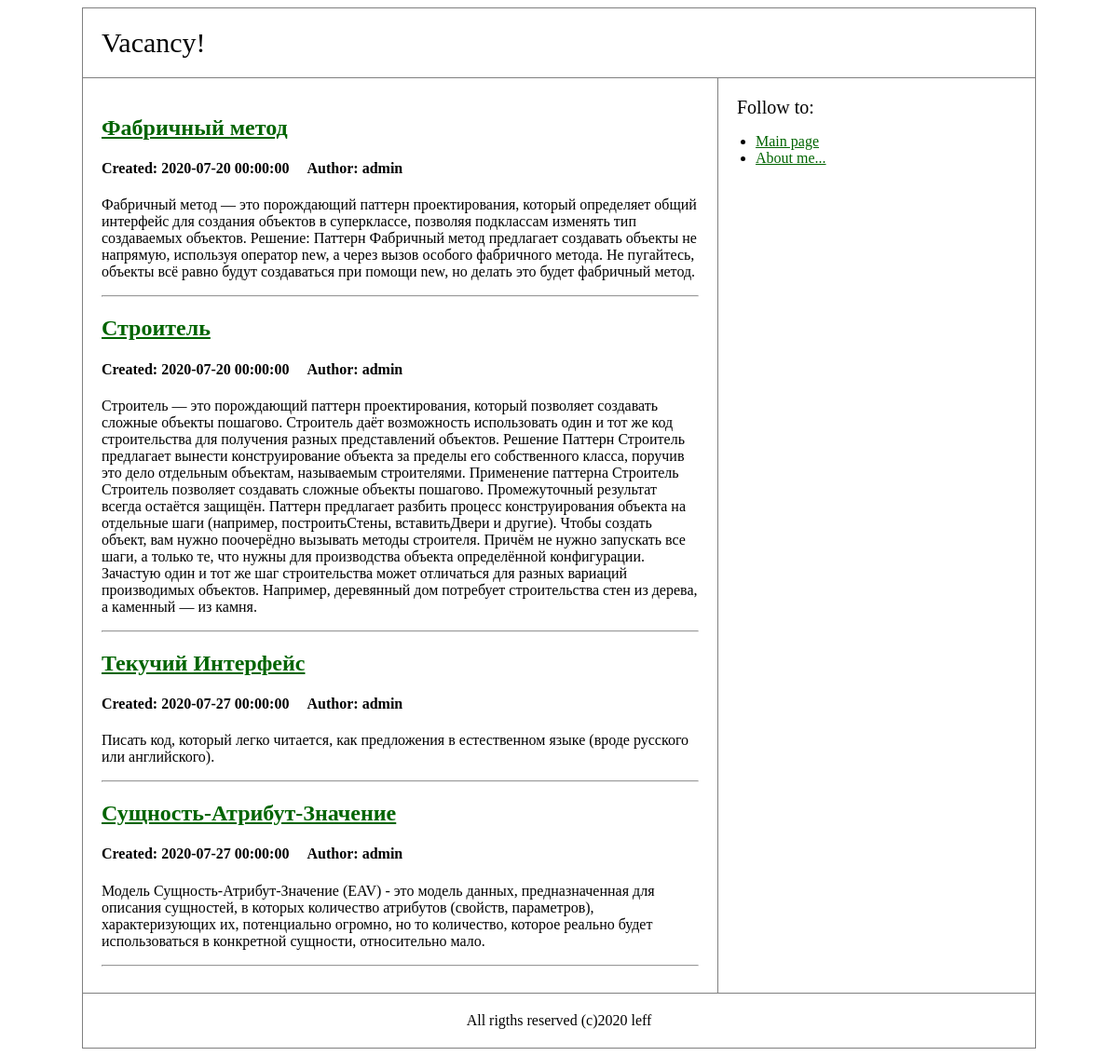
The app's page /blog/articles with its own data.
### tables this page shows
CREATE TABLE `articles` (
  `id` int NOT NULL AUTO_INCREMENT,
  `author_id` int NOT NULL,
  `name` varchar(255) NOT NULL,
  `text` text NOT NULL,
  `created_at` datetime NOT NULL DEFAULT CURRENT_TIMESTAMP,
  PRIMARY KEY (`id`)
);

CREATE TABLE `users` (
  `id` int NOT NULL AUTO_INCREMENT,
  `nickname` varchar(128) NOT NULL,
  `email` varchar(255) NOT NULL,
  `is_confirmed` tinyint(1) NOT NULL DEFAULT '0',
  `role` enum('admin','user') NOT NULL,
  `password_hash` varchar(255) NOT NULL,
  `auth_token` varchar(255) NOT NULL,
  `created_at` datetime NOT NULL DEFAULT CURRENT_TIMESTAMP,
  PRIMARY KEY (`id`),
  UNIQUE KEY `nickname` (`nickname`),
  UNIQUE KEY `email` (`email`)
);

### src/Controller/BlogController.php (called while the page is built, shortened)
<?php
class BlogController
{
    public function articles()
    {
        $data = Article::getAll();
        View::render("articles", $data);
    }
}

### src/Core/App.php (called while the page is built, shortened)
<?php
class App extends User
{
    public function run()
    {
        $request = new Request();
        $controller = new $controllerName();
        $method = $request->getMethod();
        $controller->$method();
    }
}

### public/index.php (called while the page is built, shortened)
<?php
try {
    $app = new App();
    $app->run();
} catch (DbException $e) {
    View::render("500", (array) $e->getMessage(), 500);
} catch (Exception $e) {
    echo $e->getMessage();
}

### src/Core/Db.php (called while the page is built, shortened)
<?php
class Db
{
    private static $instance;
    private PDO $pdo;
    private function __construct()
    {
        $dbOptions = (require '../config/settings.php')['db'];
        try {
        $this->pdo = new PDO('mysql:host=' . $dbOptions['host'] . ';dbname=' . $dbOptions['dbname'],
            $dbOptions['user'],
            $dbOptions['password']);
        $this->pdo->exec('SET NAMES UTF8');
        } catch (\PDOException $e) {
            throw new DbException('Ошибка при подключении к базе данных: ' . $e->getMessage());
        }
    }
    public function query(string $sql, array $params = [], string $className = 'stdClass'): ?array
    {
        $sth = $this->pdo->prepare($sql);
        $result = $sth->execute($params);
        return $sth->fetchAll(PDO::FETCH_CLASS, $className);
    }
    public static function getInstance(): self
    {
        if (self::$instance === null) {
            self::$instance = new self();
        }
        return self::$instance;
    }
}

### config/settings.php (called while the page is built)
<?php
return [
    'db' => [
        'host' => 'localhost',
        'dbname' => 'miniblog',
        'user' => 'root',
        'password' => 'root',
    ]
];

### src/Model/ActiveRecordEntity.php (called while the page is built, shortened)
<?php
abstract class ActiveRecordEntity
{
    protected ?int $id = null;
    public function getId(): int
    {
        return $this->id;
    }
    private function underscoreToCamel(string $source): string
    {
        return lcfirst(str_replace('_', '', ucwords($source, '_')));
    }
    public static function getAll(): array
    {
        $db = Db::getInstance();
        return $db->query('SELECT * FROM ' . static::getTableName() . ';', [], static::class);
    }
    public static function getById(int $id): ?self
    {
        $db = Db::getInstance();
        $entities = $db->query(
            "SELECT * FROM " . static::getTableName() . " WHERE id = :id;",
            [':id' => $id],
            static::class
        );
        return $entities ? $entities[0] : null;
    }
}

### src/Model/Article.php (called while the page is built, shortened)
<?php
class Article extends ActiveRecordEntity
{
    protected string $name;
    protected string $text;
    protected int $authorId;
    protected ?string $createdAt = null;
    public function getName(): string
    {
        return $this->name;
    }
    public function getText(): string
    {
        return $this->text;
    }
    public function getCreatedAt(): string
    {
        return $this->createdAt;
    }
    protected static function getTableName(): string
    {
        return 'articles';
    }
    public function getAuthor(): User
    {
        return User::getById($this->authorId);
    }
}

### src/Model/User.php (called while the page is built, shortened)
<?php
class User extends ActiveRecordEntity
{
    protected string $nickname;
    public function getNickname(): string
    {
        return $this->nickname;
    }
    protected static function getTableName(): string
    {
        return 'users';
    }
}

### src/View/articles.tpl.php (the view, shortened to what this page needs)
<?php include 'header.php'; ?>
<?php foreach ($data as $article): ?>
    <h2><a href="/article/view/<?= $article->getId(); ?>"><?= $article->getName() ?></a></h2>
    <h4>Created: <?= $article->getCreatedAt() ?>
        &nbsp;&nbsp;&nbsp;
        Author:  <?= $article->getAuthor()->getNickname() ?></h4>
    <p><?= $article->getText() ?></p>
    <hr>
<?php endforeach; ?>
<?php include 'footer.php'; ?>

### src/View/header.php (shortened to what this page needs)
<!DOCTYPE html>
<html lang="ru">
<head>
    <link rel="stylesheet" href="/styles.css">
</head>
<body>
<table class="layout">
    <tr>
        <td colspan="2" class="header">
            Vacancy!
        </td>
    </tr>
    <tr>
        <td>

### src/View/footer.php
</td>
<td width="300px" class="sidebar">
    <div class="sidebarHeader">Follow to:</div>
    <ul>
        <li><a href="/">Main page</a></li>
        <li><a href="/aboutme/about">About me...</a></li>
    </ul>
</td>
</tr>
<tr>
    <td class="footer" colspan="2">All rigths reserved (c)2020 leff</td>
</tr>
</table>
</body>
</html>

### src/Core/View.php (shortened to what this page needs)
<?php
class View
{
    public static function render(string $view, array $data = [], int $code = 200): void
    {
        $viewPath = __DIR__ . "/../View/" . $view . ".tpl.php";
        if (file_exists($viewPath)) {
            include $viewPath;
            $buffer = ob_get_contents();
            echo $buffer;
        }
    }
}

### public/styles.css (style rules this page uses)
.layout { width: 100%; max-width: 1024px; margin: auto; background-color: white; border-collapse: collapse; }
.layout tr td { padding: 20px; vertical-align: top; border: solid 1px gray; }
.header { font-size: 30px; }
.footer { text-align: center; }
.sidebarHeader { font-size: 20px; }
.sidebar ul { padding-left: 20px; }
a, a:visited { color: darkgreen; }

### records on screen
articles: name "Фабричный метод", created_at "2020-07-20 00:00:00", author.nickname "admin", text "Фабричный метод — это порождающий паттерн проектирования, который определяет общий интерфейс для создания объектов в суперклассе, позволяя подклассам изменять тип создаваемых объектов. Решение: Паттерн Фабричный метод предлагает создавать объекты не напрямую, используя оператор new, а через вызов особого фабричного метода. Не пугайтесь, объекты всё равно будут создаваться при помощи new, но делать это будет фабричный метод."
articles: name "Строитель", created_at "2020-07-20 00:00:00", author.nickname "admin", text "Строитель — это порождающий паттерн проектирования, который позволяет создавать сложные объекты пошагово. Строитель даёт возможность использовать один и тот же код строительства для получения разных представлений объектов. Решение Паттерн Строитель предлагает вынести конструирование объекта за пределы его собственного класса, поручив это дело отдельным объектам, называемым строителями. Применение паттерна Строитель Строитель позволяет создавать сложные объекты пошагово. Промежуточный результат всегда остаётся защищён. Паттерн предлагает разбить процесс конструирования объекта на отдельные шаги (например, построитьСтены, вставитьДвери и другие). Чтобы создать объект, вам нужно поочерёдно…"
articles: name "Текучий Интерфейс", created_at "2020-07-27 00:00:00", author.nickname "admin", text "Писать код, который легко читается, как предложения в естественном языке (вроде русского или английского)."
articles: name "Сущность-Атрибут-Значение", created_at "2020-07-27 00:00:00", author.nickname "admin", text "Модель Сущность-Атрибут-Значение (EAV) - это модель данных, предназначенная для описания сущностей, в которых количество атрибутов (свойств, параметров), характеризующих их, потенциально огромно, но то количество, которое реально будет использоваться в конкретной сущности, относительно мало."
